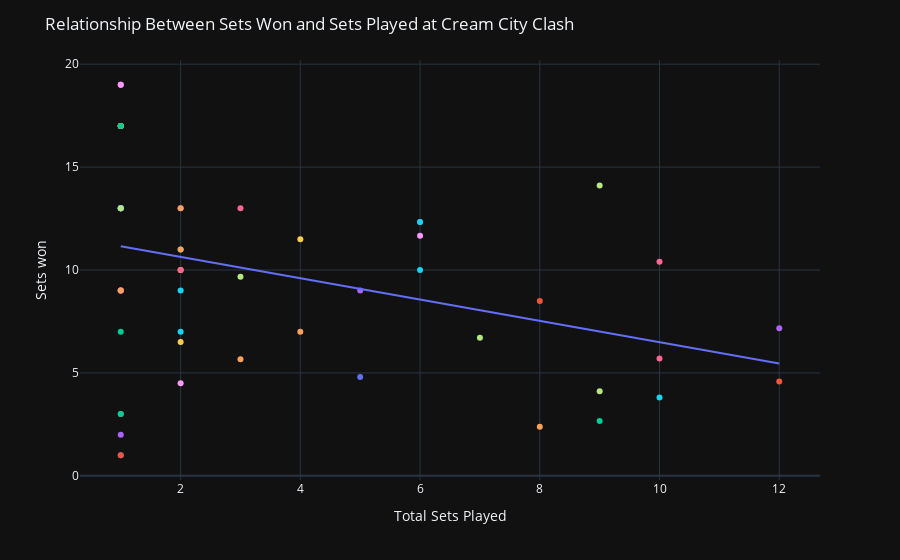

Notebook code for this chart:
### Code cell
import plotly.express as px

# Assuming 'Player Name' is the categorical variable and 'Total Sets Played' and 'Sets won' are numerical variables
data_filter = df[df['Players'] != 'Grand Total']

# Create an interactive scatter plot with hover-over labels, player name colors, and a regression line
fig = px.scatter(data_filter, x='Tournaments Entered', y='Placement Average', hover_data=['Players'], color='Players', trendline="ols")

# Add the regression line directly to the scatter plot trace without showing the legend
fig.add_trace(px.scatter(data_filter, x='Tournaments Entered', y='Placement Average', trendline="ols").data[1])

# Update the layout of the figure with the following details:
# Title: 'Interactive Scatter Plot with Hover Labels, Regression Line, and Player Name Colors'
# x-axis title: 'Total Sets Played'
# y-axis title: 'Sets won'
# Hide the legend
fig.update_layout(
    title='     Relationship Between Sets Won and Sets Played at Cream City Clash   ',
    xaxis_title='Total Sets Played',
    yaxis_title='Sets won',
    showlegend=False,
    template = 'plotly_dark'
    
)

# Show the interactive plot
fig.show()
